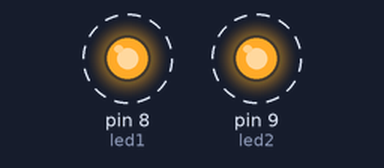
The sketch below on a simulated Arduino Uno, built with avr-gcc and run on an emulated ATmega328P. Parts: output pins drawn as LEDs (lit = HIGH). Dashed ring = blinking.

Above: at 0.2 s.
Timing chart, 0 to 3.0 s (numbered marks = the images above):
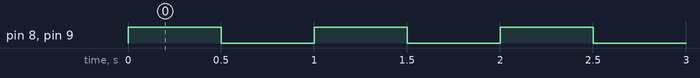

Measured:
- by itself, pin 8 (led1), pin 9 (led2): alternates HIGH for 0.50 s and LOW for 0.50 s

The sketch:

Job6-1.ino
```cpp
// Broches des LED
const int led1 = 8;
const int led2 = 9;

void setup() {
  pinMode(led1, OUTPUT);
  pinMode(led2, OUTPUT);
}

void loop() {
  digitalWrite(led1, HIGH);  // allume LED1
  digitalWrite(led2, HIGH);  // allume LED2
  delay(500);                // pause 500 ms

  digitalWrite(led1, LOW);   // éteint LED1
  digitalWrite(led2, LOW);   // éteint LED2
  delay(500);                // pause 500 ms
}
```
